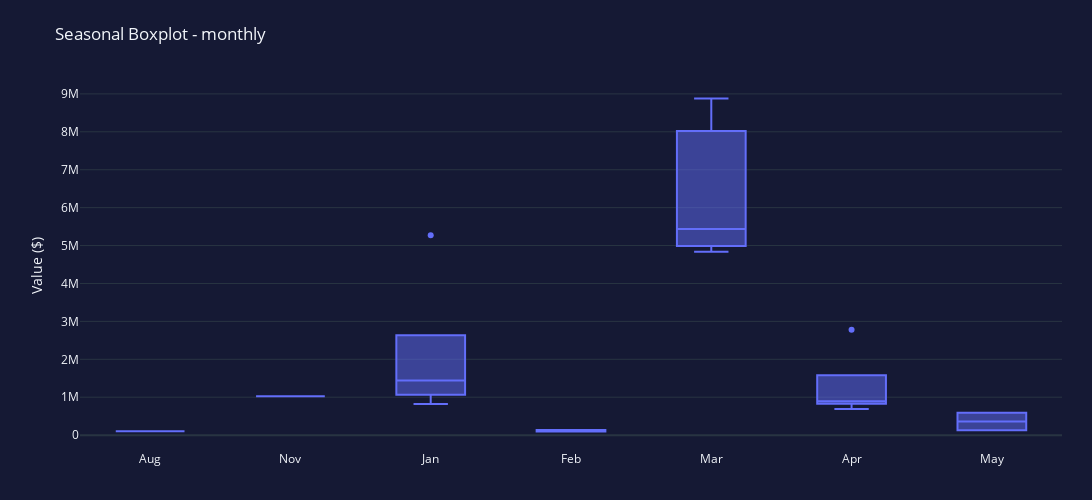

This figure's notebook cell:
### Markdown cell above
## Do Insiders trade in sync with the market?

### Code cell
df_sorted = df.set_index("Date",inplace=False).sort_values(by="Date")       # Sorting data based on date
Exploratory_data_analysis(df_sorted).plotly_seasonal_boxplot_ym( y_variable="Value ($)",box_group="monthly")

### Figure 1 — Plotly figure (JSON) as saved in the notebook; plotly's stock layout.template omitted (floating-point values rounded to 4 significant figures)
{"data": [{"type": "box", "x": ["Aug", "Nov", "Jan", "Jan", "Jan", "Jan", "Jan", "Feb", "Feb", "Mar", "Mar", "Mar", "Apr", "Apr", "Apr", "Apr", "Apr", "May", "May"], "y": [103100, 1028205, 1443375, 5272875, 1752235, 818554, 1150920, 95760, 136896, 5438882, 4834622, 8878320, 896760, 1175940, 692303, 2780096, 876155, 131892, 590356]}], "layout": {"autosize": false, "height": 500, "margin": {"b": 50, "l": 80, "r": 30, "t": 80}, "paper_bgcolor": "#151934", "plot_bgcolor": "#151934", "title": {"text": "Seasonal Boxplot - monthly"}, "width": 1400, "yaxis": {"title": {"text": "Value ($)"}}}}
